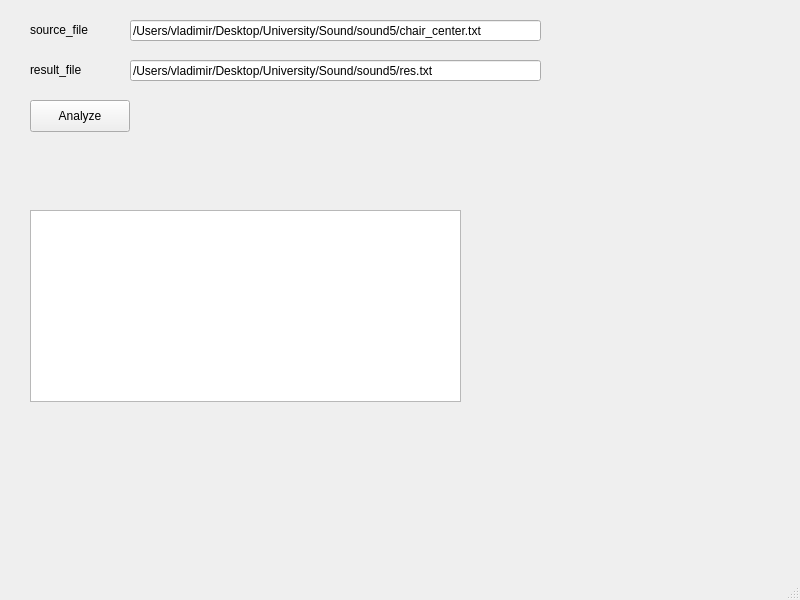
<?xml version="1.0" encoding="UTF-8"?>
<ui version="4.0">
 <class>SoundAnalyze</class>
 <widget class="QMainWindow" name="SoundAnalyze">
  <property name="geometry">
   <rect>
    <x>0</x>
    <y>0</y>
    <width>800</width>
    <height>600</height>
   </rect>
  </property>
  <property name="windowTitle">
   <string>SoundAnalyze</string>
  </property>
  <widget class="QWidget" name="centralwidget">
   <widget class="QPushButton" name="pushButton">
    <property name="geometry">
     <rect>
      <x>30</x>
      <y>100</y>
      <width>100</width>
      <height>32</height>
     </rect>
    </property>
    <property name="text">
     <string>Analyze</string>
    </property>
   </widget>
   <widget class="QTextBrowser" name="textBrowser">
    <property name="geometry">
     <rect>
      <x>30</x>
      <y>210</y>
      <width>431</width>
      <height>192</height>
     </rect>
    </property>
   </widget>
   <widget class="QLineEdit" name="lineEdit">
    <property name="geometry">
     <rect>
      <x>130</x>
      <y>20</y>
      <width>411</width>
      <height>21</height>
     </rect>
    </property>
    <property name="text">
     <string>/Users/vladimir/Desktop/University/Sound/sound5/chair_center.txt</string>
    </property>
   </widget>
   <widget class="QLineEdit" name="lineEdit_2">
    <property name="geometry">
     <rect>
      <x>130</x>
      <y>60</y>
      <width>411</width>
      <height>21</height>
     </rect>
    </property>
    <property name="text">
     <string>/Users/vladimir/Desktop/University/Sound/sound5/res.txt</string>
    </property>
   </widget>
   <widget class="QLabel" name="label">
    <property name="geometry">
     <rect>
      <x>30</x>
      <y>20</y>
      <width>71</width>
      <height>20</height>
     </rect>
    </property>
    <property name="text">
     <string>source_file</string>
    </property>
   </widget>
   <widget class="QLabel" name="label_2">
    <property name="geometry">
     <rect>
      <x>30</x>
      <y>60</y>
      <width>71</width>
      <height>20</height>
     </rect>
    </property>
    <property name="text">
     <string>result_file</string>
    </property>
   </widget>
  </widget>
  <widget class="QMenuBar" name="menubar">
   <property name="geometry">
    <rect>
     <x>0</x>
     <y>0</y>
     <width>800</width>
     <height>24</height>
    </rect>
   </property>
  </widget>
  <widget class="QStatusBar" name="statusbar"/>
 </widget>
 <resources/>
 <connections/>
</ui>
